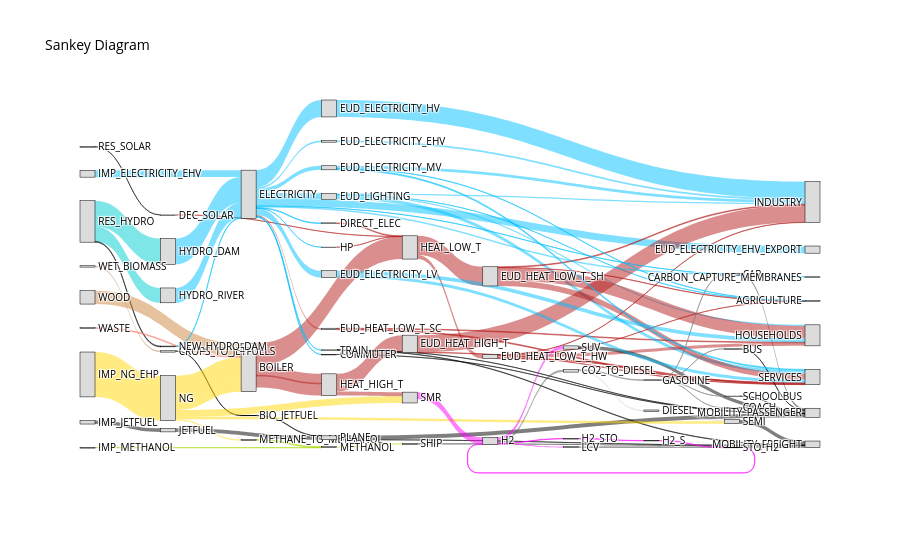

Here is the notebook cell this chart was saved with:
### Markdown cell above
### Graphs
The `energyscope` library draws the most common plots directly from `results`.

**Energy flows (Sankey diagram)**: how energy goes from resources, through technologies, to the end uses.

### Code cell
plot_sankey(results)
